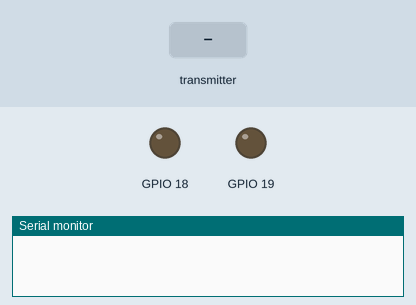
Simulated run of this sketch. Board: ESP32. On the bench: output pins drawn as LEDs (lit = HIGH), the last lines printed to the serial monitor. Dashed ring = blinking. The inputs (shaded band) are chosen by the test bench.

Above: at 1.2 s.
1.3 s: the transmitter starts sending a = 0
At 1.55 s:
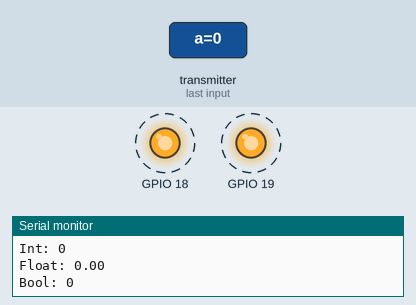
Timing chart, 0 to 10.3 s (numbered marks = the images above; inputs shaded):
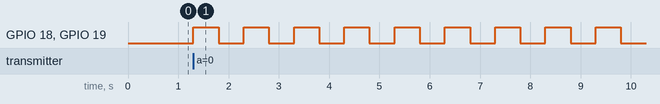

The sketch:

receiver.ino
```cpp
#include <esp_now.h>
#include <WiFi.h>

// Structure example to receive data
// Must match the sender structure
typedef struct struct_message {
    char a[32];
    int b;
    float c;
    bool d;
} struct_message;

// Create a struct_message called myData
struct_message myData;

// callback function that will be executed when data is received
void OnDataRecv(const uint8_t * mac, const uint8_t *incomingData, int len) {
  memcpy(&myData, incomingData, sizeof(myData));
  Serial.print("Bytes received: ");
  Serial.println(len);
  Serial.print("Char: ");
  Serial.println(myData.a);
  Serial.print("Int: ");
  Serial.println(myData.b);
  Serial.print("Float: ");
  Serial.println(myData.c);
  Serial.print("Bool: ");
  Serial.println(myData.d);
  Serial.println();

  if(digitalRead(19) == 0){
    digitalWrite(19,1);
    digitalWrite(18,1);
  } else {
    digitalWrite(19,0);
    digitalWrite(18,0);
  }
}

void setup() {
  // Initialize Serial Monitor
  Serial.begin(115200);
  pinMode(19, OUTPUT);
  pinMode(18,OUTPUT);
  digitalWrite(19, LOW);
  digitalWrite(18,LOW);
  // Set device as a Wi-Fi Station
  WiFi.mode(WIFI_STA);

  // Init ESP-NOW
  if (esp_now_init() != ESP_OK) {
    Serial.println("Error initializing ESP-NOW");
    return;
  }

  // Once ESPNow is successfully Init, we will register for recv CB to
  // get recv packer info
  esp_now_register_recv_cb(esp_now_recv_cb_t(OnDataRecv));
}

void loop() {

}
```

Measured:
- after the input at 1.3 s, GPIO 18, GPIO 19: alternates HIGH for 0.50 s and LOW for 0.50 s, starting at once
